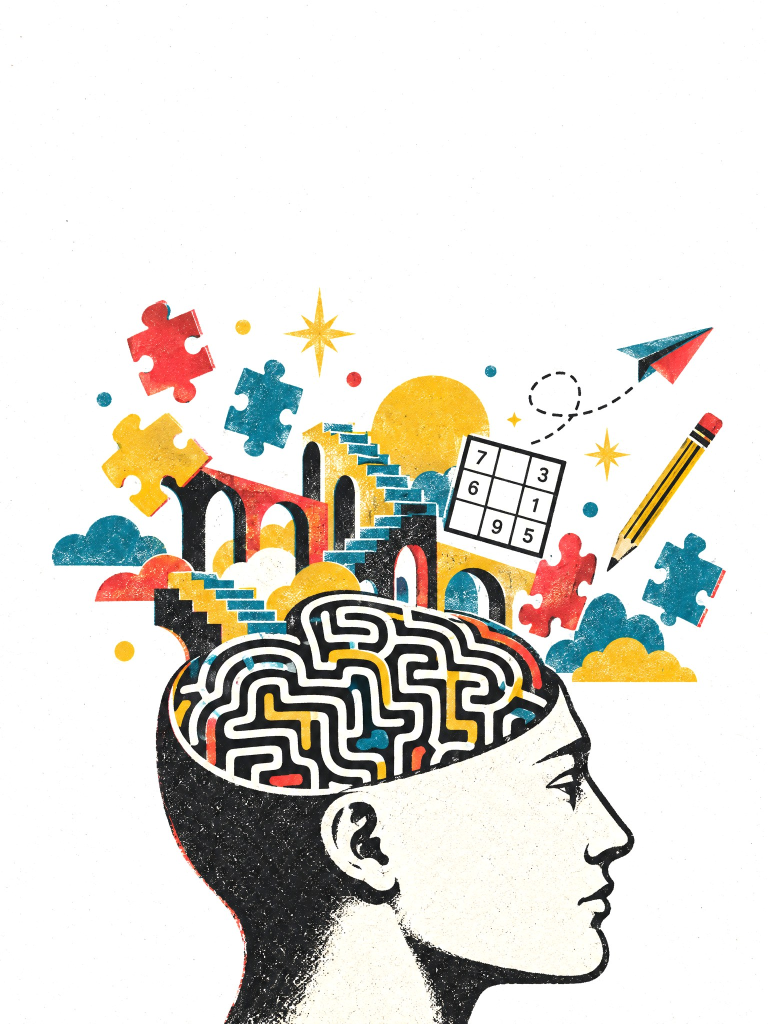
#> input picture mind/assets/cover.jpg, 1536 x 2048 px, found by its file name (shown at 1/2 size)
$ python prepare_assets.py
#> lines starting #> are read from the running program, lines starting #| are printed output that depends on the picture
#> in main, im is the input picture: PIL image 1536x2048 RGB; mean R, G, B 222.3, 219.4, 212.3
"""Turn the generated artwork in promo/art into e-ink friendly PDF assets.

The illustrations were generated on cream "riso paper". On a colour e-ink
panel a cream background would be dithered, so the paper tone is mapped to
pure white while the four inks keep their strength. Each asset also gets a
greyscale twin (``*_grey.jpg``) for the monochrome reMarkable 2.

    python tools/prepare_assets.py
"""
from pathlib import Path

import numpy as np
from PIL import Image

ROOT = Path(__file__).resolve().parents[1]
SRC = ROOT / "promo" / "art"
DST = ROOT / "mind" / "assets"

JOBS = {                      # name: (source, max width in px)
    "cover": ("cover.jpg", 1536),
    "cat_getallen": ("cat_getallen.jpg", 760),
    "cat_logica": ("cat_logica.jpg", 760),
    "cat_ruimte": ("cat_ruimte.jpg", 760),
    "cat_taal": ("cat_taal.jpg", 760),
    "banner_training": ("banner_training.jpg", 1280),
}


def whiten(im):
    a = np.asarray(im.convert("RGB")).astype(np.float32)
    h, w, _ = a.shape
#> h = 2048; w = 1536
    k = max(8, min(h, w) // 40)
#> k = 38
    corners = np.concatenate([a[:k, :k].reshape(-1, 3), a[:k, -k:].reshape(-1, 3),
                              a[-k:, :k].reshape(-1, 3), a[-k:, -k:].reshape(-1, 3)])
    paper = np.median(corners, axis=0)
#> paper = [255, 255, 255]
    out = a / (paper * 0.955) * 255.0      # paper (and its grain) -> white
    return Image.fromarray(np.clip(out, 0, 255).astype(np.uint8))
#| mind/assets/cover.jpg  (1536, 2048)  461 kB


def grey(im):
    """Greyscale for the monochrome reMarkable 2.

    A plain luminance conversion turns the red and the teal ink into the same
    grey. This channel mix keeps the four inks apart: black, teal (dark),
    red (middle) and mustard (light)."""
    a = np.asarray(im.convert("RGB")).astype(np.float32)
    g = 0.45 * a[..., 0] + 0.45 * a[..., 1] + 0.10 * a[..., 2]
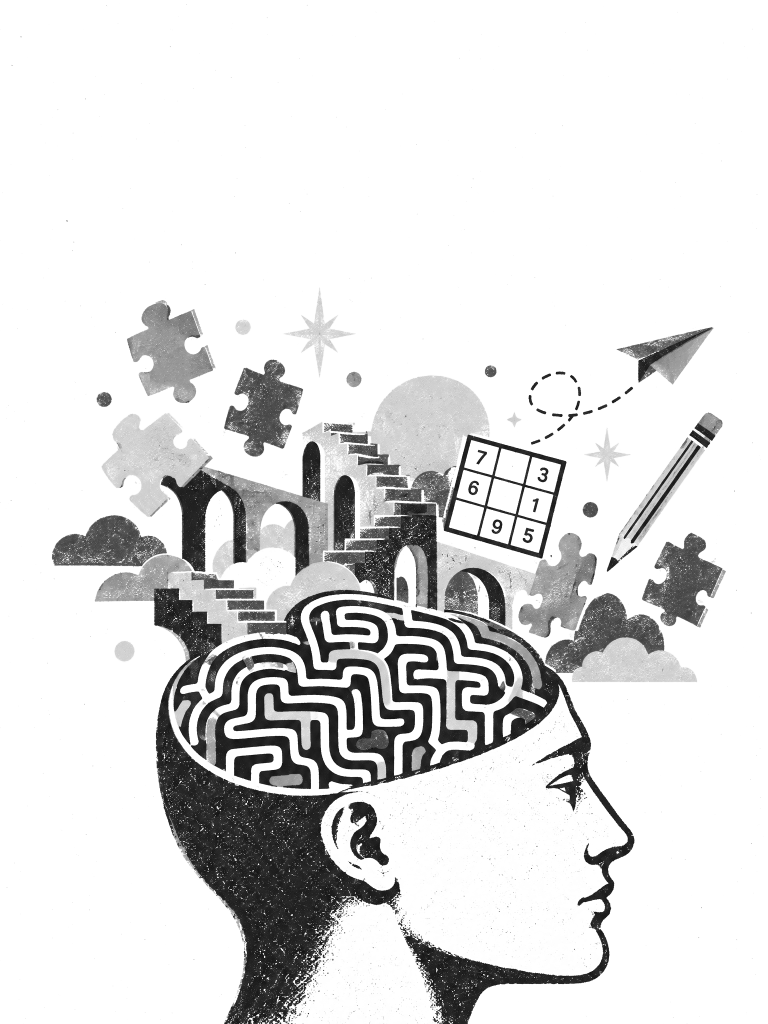
#> g: shape (2048, 1536) float32 (shown at 1/2 size); min 0, max 255, mean 221.2
    g = 255.0 * (g / 255.0) ** 1.08          # a touch more contrast
    return Image.fromarray(np.clip(g, 0, 255).astype(np.uint8), "L")
#> returned value: PIL image 1536x2048 L


def main():
    DST.mkdir(parents=True, exist_ok=True)
    for name, (src, width) in JOBS.items():
        im = Image.open(SRC / src)
        im = whiten(im)
        if im.width > width:
            im = im.resize((width, round(im.height * width / im.width)), Image.LANCZOS)
        out = DST / f"{name}.jpg"
        im.save(out, quality=88, optimize=True)
        print(f"{out.relative_to(ROOT)}  {im.size}  {out.stat().st_size // 1024} kB")
        out = DST / f"{name}_grey.jpg"
        grey(im).save(out, quality=88, optimize=True)
        print(f"{out.relative_to(ROOT)}  {im.size}  {out.stat().st_size // 1024} kB")
#| mind/assets/cover_grey.jpg  (1536, 2048)  407 kB
#> pass 2 of the loop in main, `for name, (src, width) in JOBS.items():`:
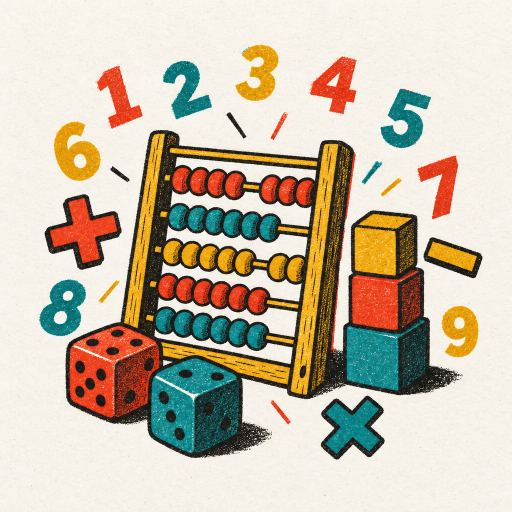
#> input picture promo/art/cat_getallen.jpg, 1024 x 1024 px (shown at 1/2 size)
#> in main, im is the input picture: PIL image 1024x1024 RGB; mean R, G, B 201.6, 190.4, 171.3
#> corners = 2500 rows, first 8: [244, 240, 231], [246, 242, 233], [248, 244, 235], [250, 246, 237], [250, 246, 237], [250, 246, 237], [250, 246, 237], [250, 246, 237]
#> out: shape (1024, 1024, 3) float32
#> in main, `im = im.resize((width, round(im.height * width / im.width)), Image.LAN..`:
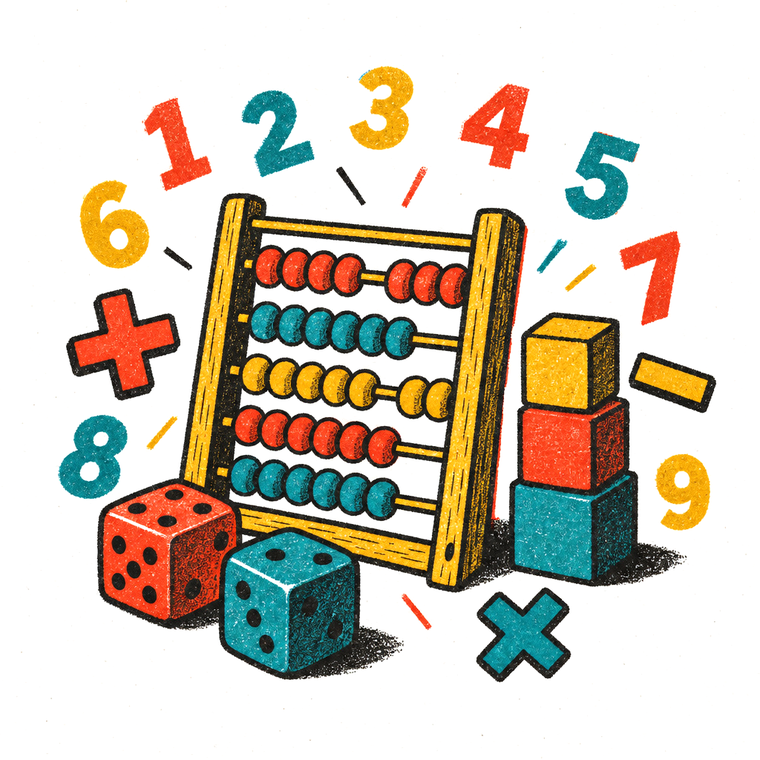
#> im: PIL image 760x760 RGB; mean R, G, B 209.7, 201.5, 187.6
#| mind/assets/cat_getallen.jpg  (760, 760)  136 kB
#> in grey (call 2), `g = 0.45 * a[..., 0] + 0.45 * a[..., 1] + 0.10 * a[..., 2]`:
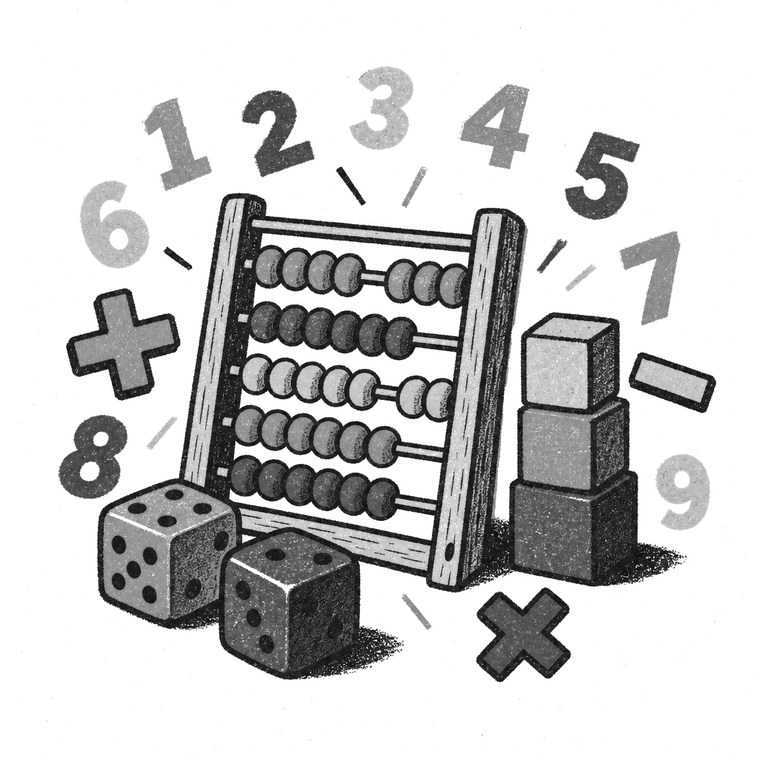
#> g: shape (760, 760) float32; min 0, max 255, mean 203.8
#| mind/assets/cat_getallen_grey.jpg  (760, 760)  111 kB
#> pass 3 of the loop in main, `for name, (src, width) in JOBS.items():`:
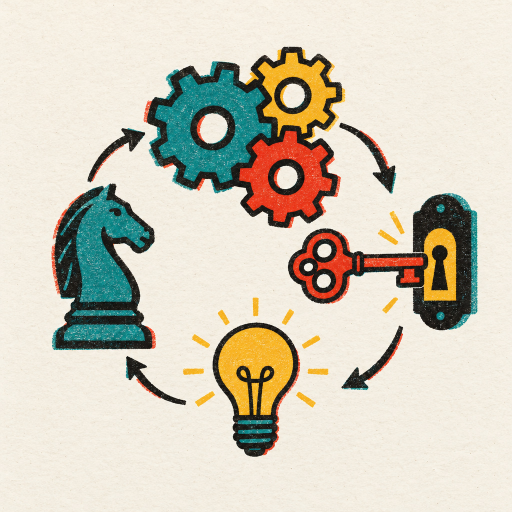
#> input picture promo/art/cat_logica.jpg, 1024 x 1024 px (shown at 1/2 size)
#> in main, im is the input picture: PIL image 1024x1024 RGB; mean R, G, B 209.5, 203.5, 187.7
#> corners = 2500 rows, first 8: [242, 238, 226], [246, 240, 228], [247, 241, 229], [247, 241, 229], [246, 240, 228], [246, 240, 226], [247, 241, 227], [247, 240, 224]
#> in main, `im = im.resize((width, round(im.height * width / im.width)), Image.LAN..`:
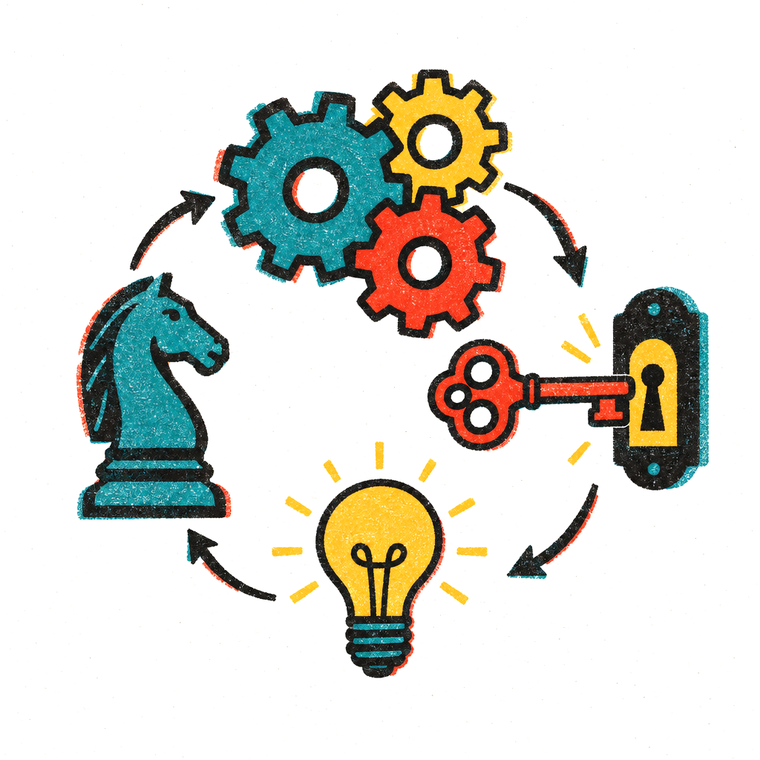
#> im: PIL image 760x760 RGB; mean R, G, B 219.2, 218.9, 212.3
#| mind/assets/cat_logica.jpg  (760, 760)  93 kB
#> in grey (call 3), `g = 0.45 * a[..., 0] + 0.45 * a[..., 1] + 0.10 * a[..., 2]`:
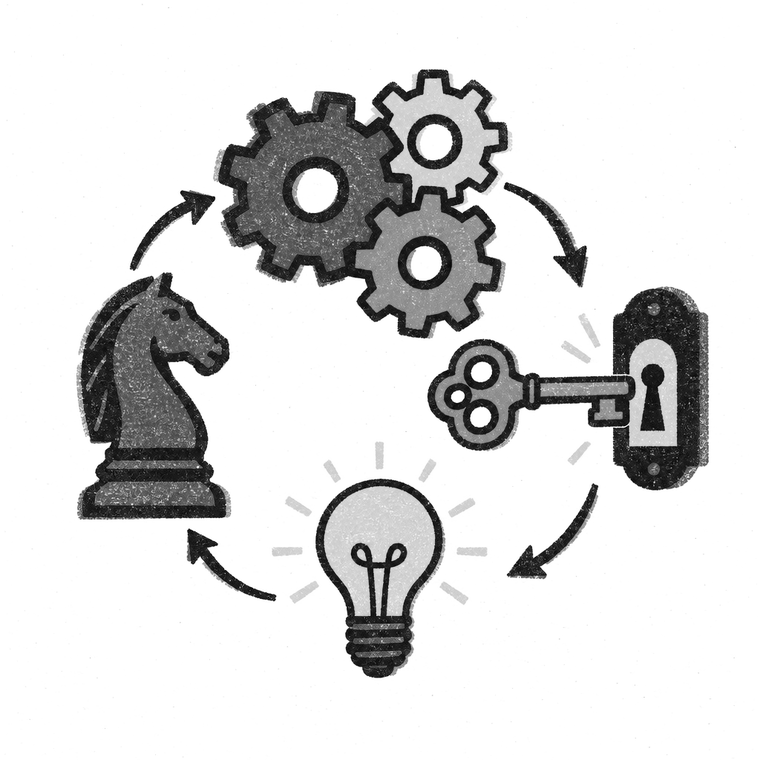
#> g: shape (760, 760) float32; min 0, max 255, mean 218.4
#| mind/assets/cat_logica_grey.jpg  (760, 760)  76 kB
#> the loop made 6 passes; the first 3 are shown


if __name__ == "__main__":
    main()
